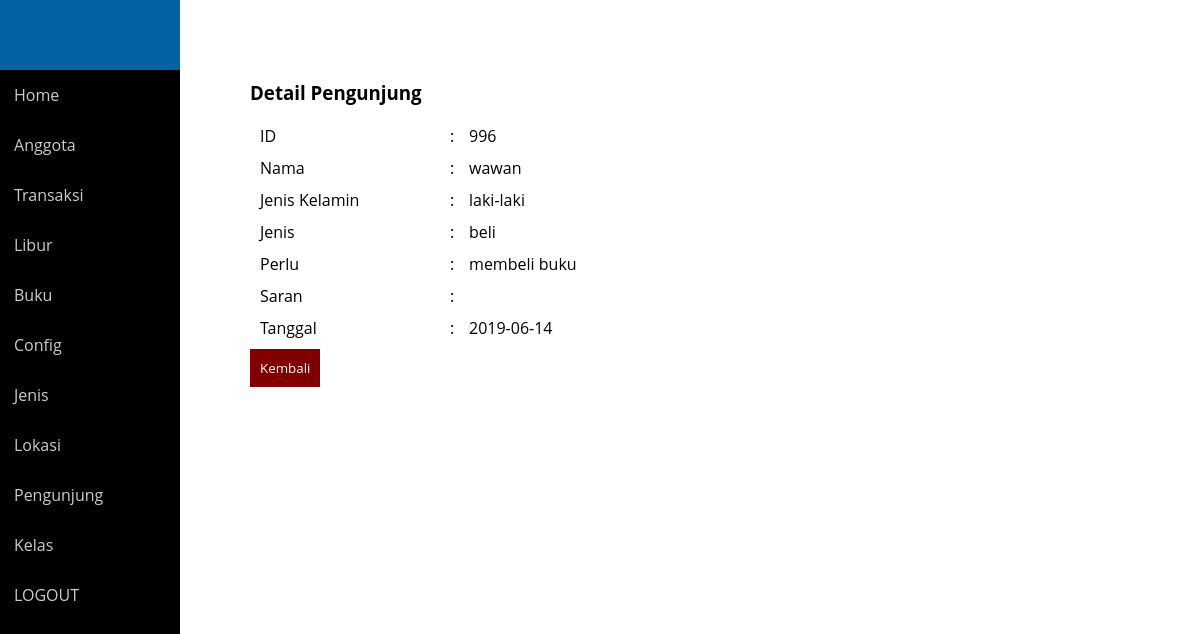
The app's page /perpus/detail_pengunjung.php?id=996 (signed in) with its own data.
### tables this page shows
CREATE TABLE IF NOT EXISTS `pengunjung` (
`id` int(6) NOT NULL,
  `nama` varchar(50) NOT NULL,
  `jk` text NOT NULL,
  `jenis` varchar(50) NOT NULL,
  `perlu` varchar(200) NOT NULL,
  `saran` varchar(200) NOT NULL,
  `tgl` date NOT NULL
);

### perpus/detail_pengunjung.php (the view, shortened to what this page needs)
<!DOCTYPE html>
<html>
<head>
	<link rel="stylesheet" type="text/css" href="style2.css">
</head>
<body>
	<nav>
	</nav>
	<div class="sidebar">
		<ul>
	<li><a href="index.php">Home</a></li>
      <li><a href="anggota.php">Anggota</a></li>
      <li><a href="Transaksi.php">Transaksi</a></li>
      <li><a href="libur.php">Libur</a></li>
      <li><a href="buku.php">Buku</a></li>
      <li><a href="config.php">Config</a></li>
      <li><a href="jenis.php">Jenis</a></li>
      <li><a href="lokasi.php">Lokasi</a></li>
      <li><a href="pengunjung.php">Pengunjung</a></li>
      <li><a href="kelas.php">Kelas</a></li>
      <li><a href="logout.php">LOGOUT</a></li>
		</ul>
	</div>
             <div class="right">
    <div class="isimain">
      <?php
    $link = koneksi_db();
    $id = $_GET['id'];
        $sql = "SELECT * FROM pengunjung WHERE id='$id'";
        $res = mysqli_query($link,$sql);
              while($data=mysqli_fetch_array($res)){
              ?>
           <h3>Detail Pengunjung</h3>
     <div class="content">
        <table class="table-form" border="0" width="100%" cellpadding="10" cellspacing="10">
              <tr>
                <tr>
                <td width="20%">ID</td>
                <td width="1%">:</td>
                <td><?php echo $data['id']; ?></td>
            </tr>
            <tr>
                <td>Nama</td>
                <td width="1%">:</td>
                <td><?php echo $data['nama']; ?></td>
            </tr>
            <tr>
                <td>Jenis Kelamin</td>
                <td width="1%">:</td>
                <td><?php echo $data['jk']; ?></td>
            </tr>
            <tr>
                <td>Jenis</td>
                <td width="1%">:</td>
                <td><?php echo $data['jenis']; ?></td>
            </tr>
            <tr>
                <td>Perlu</td>
                <td width="1%">:</td>
                <td><?php echo $data['perlu']; ?></td>
            </tr>
            <tr>
                <td>Saran</td>
                <td width="1%">:</td>
                <td><?php echo $data['saran']; ?></td>
            </tr>
            <tr>
                <td>Tanggal</td>
                <td width="1%">:</td>
                <td><?php echo $data['tgl']; ?></td>
            </tr>
          </table>
          <?php
        }
          ?>
      </div>
       <a href="pengunjung.php"><input type="submit" value="Kembali"></a>
    </div>
  </body>
</html>

### perpus/style2.css (style rules this page uses)
body { font-family: 'Open Sans', sans-serif; }
* { margin: 0; padding: 0; font-family: 'Open Sans', sans-serif; }
nav { width: 15%; height: 70px; background: #0263a2; position: fixed; z-index: 999; }
a { text-decoration: none; }
.sidebar { width: 15%; background: #000; position: fixed; height: 500%; padding-top: 70px; overflow: hidden; float: left; }
.sidebar ul li { list-style: none; }
.sidebar ul li a { padding: 14px; width: 50%; color: #ccc; display: block; transition: 0.4s; }
.isimain { padding: 80px 10px 30px 250px; }
input[type=submit] { margin: 0px; outline: 0; background: maroon; color: #fff; border: 0; padding: 10px; cursor: pointer; }

### records on screen
pengunjung: id "996", nama "wawan", jk "laki-laki", jenis "beli", perlu "membeli buku", tgl "2019-06-14"
